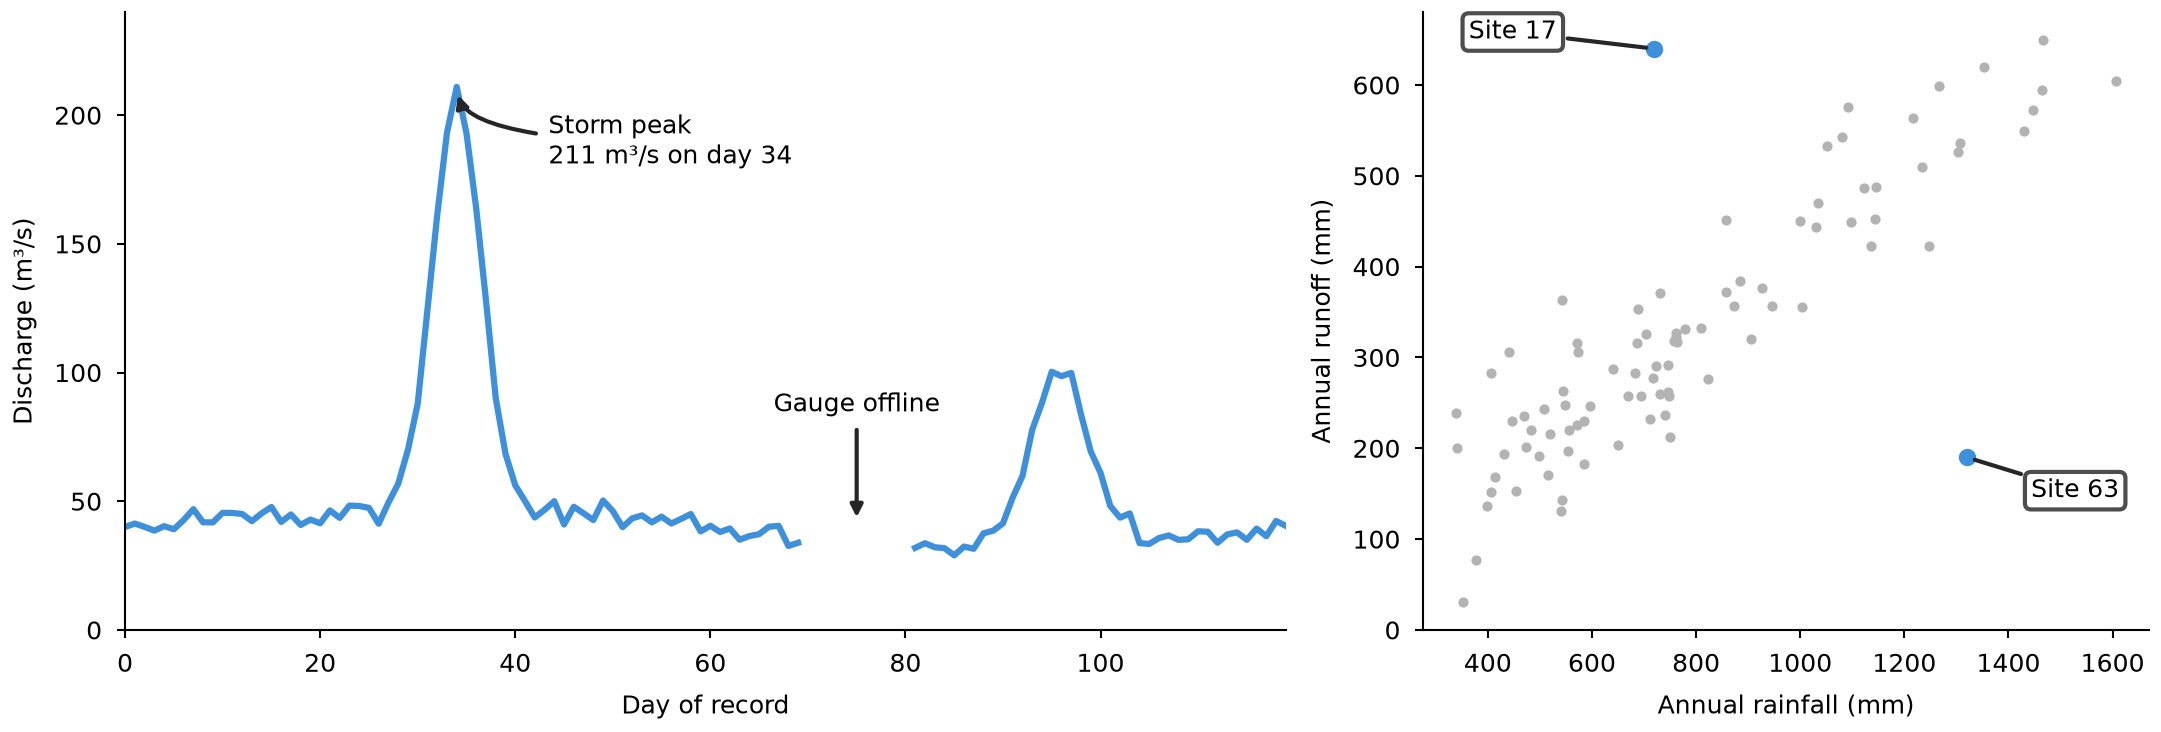

Generate this figure with Python:
"""Callouts with leader lines on a time series and on a scatter.
Synthetic data. Writes snippet.png next to this file.
"""

import os
from pathlib import Path

import matplotlib.pyplot as plt
import numpy as np

MM = 1 / 25.4
STYLE_DIR = Path(__file__).resolve().parent / "../../../styles"
DATA_COLOR = "C0"
MUTED = "0.7"
LEADER = {"arrowstyle": "-|>", "color": "0.15", "mutation_scale": 6,
          "shrinkA": 1, "shrinkB": 2}
BOX = {"boxstyle": "round,pad=0.25", "facecolor": "white", "edgecolor": "0.3",
       }
OFFLINE = slice(70, 81)  # days without a reading


def synthetic_data(rng):
    day = np.arange(120)
    flow = (40 + 8 * np.sin(day / 19)
            + 160 * np.exp(-0.5 * ((day - 34) / 2.5) ** 2)
            + 70 * np.exp(-0.5 * ((day - 96) / 3) ** 2)
            + rng.normal(0, 3, day.size))
    flow[OFFLINE] = np.nan
    rain = rng.gamma(2.0, 260, 90) + 300
    runoff = 0.42 * rain + rng.normal(0, 60, rain.size)
    rain[[17, 63]] = [720, 1320]
    runoff[[17, 63]] = [640, 190]
    return day, flow, rain, runoff


def discharge_callouts(ax, day, flow):
    ax.plot(day, flow, color=DATA_COLOR)
    peak = np.nanargmax(flow)
    # xytext is in points from xy, not in data units.
    ax.annotate(f"Storm peak\n{flow[peak]:.0f} m³/s on day {day[peak]}",
                xy=(day[peak], flow[peak]), xytext=(22, -6),
                textcoords="offset points", ha="left", va="top",
                arrowprops={**LEADER, "connectionstyle": "angle3,angleA=0,angleB=90"})
    gap_mid = (OFFLINE.start + OFFLINE.stop - 1) / 2
    ax.annotate("Gauge offline", xy=(gap_mid, np.nanmax(flow[60:70])),
                xytext=(0, 26), textcoords="offset points", ha="center",
                va="bottom", arrowprops=LEADER)
    ax.set(xlim=(0, 119), ylim=(0, 240), xlabel="Day of record",
           ylabel="Discharge (m³/s)")


def outlier_callouts(ax, rain, runoff):
    ax.scatter(rain, runoff, s=6, color=MUTED, linewidths=0)
    targets = {17: ("Site 17", (-34, 4)), 63: ("Site 63", (26, -8))}
    for index, (label, offset) in targets.items():
        ax.scatter(rain[index], runoff[index], s=10, color=DATA_COLOR, zorder=3)
        ax.annotate(label, xy=(rain[index], runoff[index]), xytext=offset,
                    textcoords="offset points", ha="center", va="center",
                    bbox=BOX, arrowprops={**LEADER, "arrowstyle": "-"})
    ax.set(ylim=(0, None), xlabel="Annual rainfall (mm)", ylabel="Annual runoff (mm)")


def main():
    day, flow, rain, runoff = synthetic_data(np.random.default_rng(7))
    default = STYLE_DIR / "default.mplstyle"
    sheets = [default] if default.is_file() else []
    if selected := os.environ.get("CEDALION_STYLE"):
        sheet = Path(selected).expanduser()
        sheets.append(sheet if sheet.is_file() else STYLE_DIR / (selected.removesuffix(".mplstyle") + ".mplstyle"))
    width_mm = float(os.environ.get("CEDALION_WIDTH_MM", 183))
    with plt.style.context(sheets):
        fig, axes = plt.subplots(1, 2, figsize=(width_mm * MM, 62 * MM),
                                 gridspec_kw={"width_ratios": [1.6, 1]},
                                 layout="constrained")
        discharge_callouts(axes[0], day, flow)
        outlier_callouts(axes[1], rain, runoff)
        fig.savefig(os.environ.get("CEDALION_SNIPPET_PNG", Path(__file__).with_name("snippet.png")), dpi=300)
        plt.close(fig)


if __name__ == "__main__":
    main()
